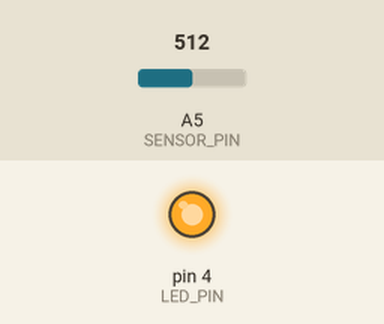
Recording of a sketch running on a simulated Arduino Uno, built with avr-gcc and run on an emulated ATmega328P. On the bench: output pins drawn as LEDs (lit = HIGH). Inputs (shaded band) come from the test bench; at power-on: A5 (SENSOR_PIN) = 512.

Above: at 1.2 s.
1.3 s: A5 (SENSOR_PIN) set to 525
At 1.9 s:
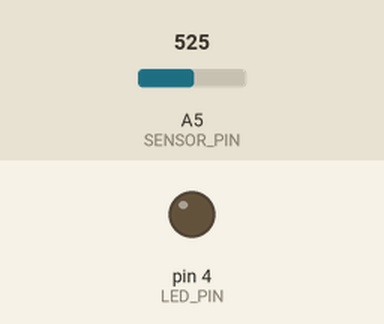
2.8 s: A5 (SENSOR_PIN) set to 511
At 4.0 s:
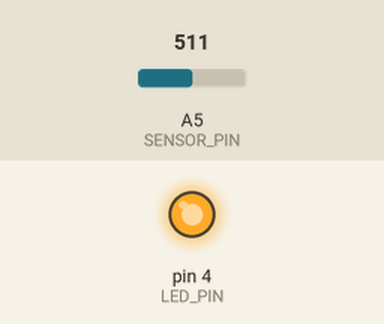
4.3 s: A5 (SENSOR_PIN) set to 716
At 5.4 s:
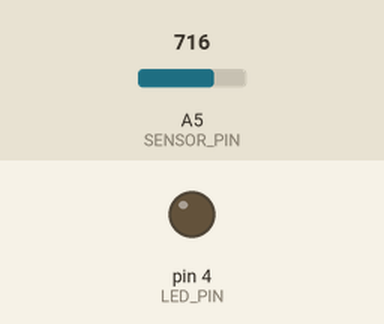
Timing chart, 0 to 7.3 s (numbered marks = the images above; inputs shaded):
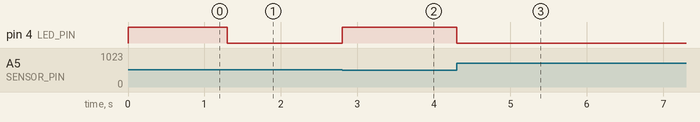

The sketch:

tilt-switch.ino
```cpp
int LED_PIN = 4;
int SENSOR_PIN = 5;

void setup() {
  pinMode(LED_PIN, OUTPUT);
}

void loop() {
  int i;
  while (1) {
    i = analogRead(SENSOR_PIN);
    digitalWrite(LED_PIN, i > 512 ? LOW : HIGH);
  }
}
```

Measured:
- the behaviour switches between 512 and 513 on A5 (SENSOR_PIN) (found by bisection; images 0 and 1)
- after the input at 1.3 s, pin 4 (LED_PIN): HIGH → LOW at once
- after the input at 2.8 s, pin 4 (LED_PIN): LOW → HIGH at once
- after the input at 4.3 s, pin 4 (LED_PIN): HIGH → LOW at once
